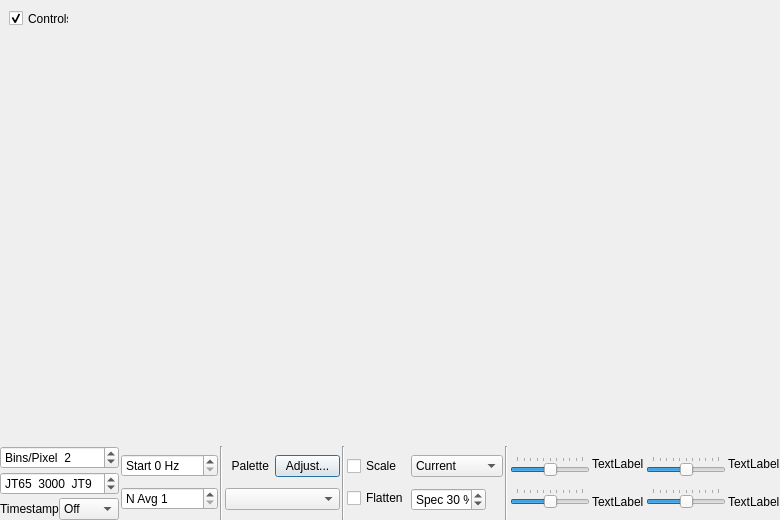
<?xml version="1.0" encoding="UTF-8"?>
<ui version="4.0">
 <class>WideGraph</class>
 <widget class="QDialog" name="WideGraph">
  <property name="geometry">
   <rect>
    <x>0</x>
    <y>0</y>
    <width>780</width>
    <height>520</height>
   </rect>
  </property>
  <property name="sizePolicy">
   <sizepolicy hsizetype="Minimum" vsizetype="Fixed">
    <horstretch>0</horstretch>
    <verstretch>0</verstretch>
   </sizepolicy>
  </property>
  <property name="windowTitle">
   <string>Dialog</string>
  </property>
  <layout class="QGridLayout" name="gridLayout_2">
   <property name="leftMargin">
    <number>0</number>
   </property>
   <property name="topMargin">
    <number>0</number>
   </property>
   <property name="rightMargin">
    <number>0</number>
   </property>
   <property name="bottomMargin">
    <number>0</number>
   </property>
   <property name="spacing">
    <number>1</number>
   </property>
   <item row="1" column="0">
    <widget class="CPlotter" name="widePlot">
     <property name="enabled">
      <bool>true</bool>
     </property>
     <property name="sizePolicy">
      <sizepolicy hsizetype="Expanding" vsizetype="Expanding">
       <horstretch>0</horstretch>
       <verstretch>0</verstretch>
      </sizepolicy>
     </property>
     <property name="minimumSize">
      <size>
       <width>200</width>
       <height>100</height>
      </size>
     </property>
     <property name="frameShape">
      <enum>QFrame::NoFrame</enum>
     </property>
     <property name="frameShadow">
      <enum>QFrame::Plain</enum>
     </property>
     <property name="lineWidth">
      <number>1</number>
     </property>
     <widget class="QCheckBox" name="cbControls">
      <property name="geometry">
       <rect>
        <x>9</x>
        <y>10</y>
        <width>60</width>
        <height>17</height>
       </rect>
      </property>
      <property name="maximumSize">
       <size>
        <width>65</width>
        <height>16777215</height>
       </size>
      </property>
      <property name="mouseTracking">
       <bool>true</bool>
      </property>
      <property name="text">
       <string>Controls</string>
      </property>
      <property name="checked">
       <bool>true</bool>
      </property>
     </widget>
    </widget>
   </item>
   <item row="2" column="0">
    <widget class="QWidget" name="controls_widget" native="true">
     <property name="sizePolicy">
      <sizepolicy hsizetype="Preferred" vsizetype="Fixed">
       <horstretch>0</horstretch>
       <verstretch>0</verstretch>
      </sizepolicy>
     </property>
     <layout class="QHBoxLayout" name="horizontalLayout" stretch="0,0,0,0,0,0,0,0,0,1,0,1,0,0">
      <property name="spacing">
       <number>2</number>
      </property>
      <property name="leftMargin">
       <number>0</number>
      </property>
      <property name="topMargin">
       <number>0</number>
      </property>
      <property name="rightMargin">
       <number>0</number>
      </property>
      <property name="bottomMargin">
       <number>0</number>
      </property>
      <item>
       <spacer name="horizontalSpacer_1">
        <property name="orientation">
         <enum>Qt::Horizontal</enum>
        </property>
        <property name="sizeHint" stdset="0">
         <size>
          <width>3</width>
          <height>20</height>
         </size>
        </property>
       </spacer>
      </item>
      <item>
       <layout class="QVBoxLayout" name="verticalLayout_1">
        <property name="spacing">
         <number>3</number>
        </property>
        <property name="sizeConstraint">
         <enum>QLayout::SetMaximumSize</enum>
        </property>
        <property name="leftMargin">
         <number>0</number>
        </property>
        <property name="rightMargin">
         <number>0</number>
        </property>
        <property name="bottomMargin">
         <number>0</number>
        </property>
        <item>
         <widget class="QSpinBox" name="bppSpinBox">
          <property name="minimumSize">
           <size>
            <width>100</width>
            <height>0</height>
           </size>
          </property>
          <property name="maximumSize">
           <size>
            <width>120</width>
            <height>16777215</height>
           </size>
          </property>
          <property name="toolTip">
           <string>Compression factor for frequency scale</string>
          </property>
          <property name="suffix">
           <string/>
          </property>
          <property name="prefix">
           <string>Bins/Pixel  </string>
          </property>
          <property name="minimum">
           <number>1</number>
          </property>
          <property name="maximum">
           <number>100</number>
          </property>
          <property name="singleStep">
           <number>1</number>
          </property>
          <property name="value">
           <number>2</number>
          </property>
         </widget>
        </item>
        <item>
         <widget class="QSpinBox" name="fSplitSpinBox">
          <property name="minimumSize">
           <size>
            <width>100</width>
            <height>0</height>
           </size>
          </property>
          <property name="maximumSize">
           <size>
            <width>120</width>
            <height>16777215</height>
           </size>
          </property>
          <property name="toolTip">
           <string>&lt;html&gt;&lt;head/&gt;&lt;body&gt;&lt;p&gt;Decode JT9 only above this frequency&lt;/p&gt;&lt;/body&gt;&lt;/html&gt;</string>
          </property>
          <property name="suffix">
           <string>  JT9</string>
          </property>
          <property name="prefix">
           <string>JT65  </string>
          </property>
          <property name="minimum">
           <number>0</number>
          </property>
          <property name="maximum">
           <number>5000</number>
          </property>
          <property name="singleStep">
           <number>100</number>
          </property>
          <property name="value">
           <number>3000</number>
          </property>
         </widget>
        </item>
        <item>
         <layout class="QHBoxLayout" name="horizontalLayout_2">
          <property name="spacing">
           <number>0</number>
          </property>
          <property name="topMargin">
           <number>0</number>
          </property>
          <property name="bottomMargin">
           <number>0</number>
          </property>
          <item>
           <widget class="QLabel" name="labTime">
            <property name="toolTip">
             <string>Position of timestamp above each interval line</string>
            </property>
            <property name="text">
             <string>Timestamp</string>
            </property>
           </widget>
          </item>
          <item>
           <widget class="QComboBox" name="timestampComboBox">
            <property name="toolTip">
             <string>Position of timestamp above each interval line</string>
            </property>
            <item>
             <property name="text">
              <string>Off</string>
             </property>
            </item>
            <item>
             <property name="text">
              <string>Left</string>
             </property>
            </item>
            <item>
             <property name="text">
              <string>Right</string>
             </property>
            </item>
           </widget>
          </item>
         </layout>
        </item>
       </layout>
      </item>
      <item>
       <layout class="QVBoxLayout" name="verticalLayout_2">
        <property name="leftMargin">
         <number>0</number>
        </property>
        <property name="rightMargin">
         <number>0</number>
        </property>
        <item>
         <widget class="QSpinBox" name="fStartSpinBox">
          <property name="minimumSize">
           <size>
            <width>90</width>
            <height>0</height>
           </size>
          </property>
          <property name="maximumSize">
           <size>
            <width>100</width>
            <height>16777215</height>
           </size>
          </property>
          <property name="toolTip">
           <string>&lt;html&gt;&lt;head/&gt;&lt;body&gt;&lt;p&gt;Frequency at left edge of waterfall&lt;/p&gt;&lt;/body&gt;&lt;/html&gt;</string>
          </property>
          <property name="suffix">
           <string> Hz</string>
          </property>
          <property name="prefix">
           <string>Start </string>
          </property>
          <property name="maximum">
           <number>4900</number>
          </property>
          <property name="singleStep">
           <number>100</number>
          </property>
         </widget>
        </item>
        <item>
         <widget class="QSpinBox" name="waterfallAvgSpinBox">
          <property name="minimumSize">
           <size>
            <width>90</width>
            <height>0</height>
           </size>
          </property>
          <property name="maximumSize">
           <size>
            <width>100</width>
            <height>16777215</height>
           </size>
          </property>
          <property name="toolTip">
           <string>Number of FFTs averaged (controls waterfall scrolling rate)</string>
          </property>
          <property name="prefix">
           <string>N Avg </string>
          </property>
          <property name="minimum">
           <number>1</number>
          </property>
          <property name="maximum">
           <number>50</number>
          </property>
         </widget>
        </item>
       </layout>
      </item>
      <item>
       <widget class="Line" name="line_1">
        <property name="lineWidth">
         <number>1</number>
        </property>
        <property name="midLineWidth">
         <number>0</number>
        </property>
        <property name="orientation">
         <enum>Qt::Vertical</enum>
        </property>
       </widget>
      </item>
      <item>
       <layout class="QVBoxLayout" name="verticalLayout_3">
        <property name="leftMargin">
         <number>0</number>
        </property>
        <property name="rightMargin">
         <number>0</number>
        </property>
        <item>
         <layout class="QHBoxLayout" name="horizontalLayout_1">
          <item>
           <widget class="QLabel" name="labPalette">
            <property name="text">
             <string>  Palette </string>
            </property>
            <property name="alignment">
             <set>Qt::AlignLeading|Qt::AlignLeft|Qt::AlignVCenter</set>
            </property>
           </widget>
          </item>
          <item>
           <widget class="QPushButton" name="adjust_palette_push_button">
            <property name="maximumSize">
             <size>
              <width>65</width>
              <height>16777215</height>
             </size>
            </property>
            <property name="toolTip">
             <string>&lt;html&gt;&lt;head/&gt;&lt;body&gt;&lt;p&gt;Enter definition for a new color palette.&lt;/p&gt;&lt;/body&gt;&lt;/html&gt;</string>
            </property>
            <property name="text">
             <string>Adjust...</string>
            </property>
           </widget>
          </item>
         </layout>
        </item>
        <item>
         <widget class="QComboBox" name="paletteComboBox">
          <property name="minimumSize">
           <size>
            <width>80</width>
            <height>0</height>
           </size>
          </property>
          <property name="maximumSize">
           <size>
            <width>125</width>
            <height>16777215</height>
           </size>
          </property>
          <property name="toolTip">
           <string>Select waterfall palette</string>
          </property>
         </widget>
        </item>
       </layout>
      </item>
      <item>
       <widget class="Line" name="line_2">
        <property name="lineWidth">
         <number>1</number>
        </property>
        <property name="midLineWidth">
         <number>0</number>
        </property>
        <property name="orientation">
         <enum>Qt::Vertical</enum>
        </property>
       </widget>
      </item>
      <item>
       <layout class="QVBoxLayout" name="verticalLayout_4">
        <property name="leftMargin">
         <number>0</number>
        </property>
        <property name="rightMargin">
         <number>0</number>
        </property>
        <item>
         <widget class="QCheckBox" name="cbScale">
          <property name="toolTip">
           <string>&lt;html&gt;&lt;head/&gt;&lt;body&gt;&lt;p&gt;Scale spectrum by median value.&lt;/p&gt;&lt;/body&gt;&lt;/html&gt;</string>
          </property>
          <property name="text">
           <string>Scale</string>
          </property>
          <property name="checked">
           <bool>false</bool>
          </property>
         </widget>
        </item>
        <item>
         <widget class="QCheckBox" name="cbFlatten">
          <property name="toolTip">
           <string>&lt;html&gt;&lt;head/&gt;&lt;body&gt;&lt;p&gt;Flatten spectral baseline over the full displayed interval.&lt;/p&gt;&lt;/body&gt;&lt;/html&gt;</string>
          </property>
          <property name="text">
           <string>Flatten</string>
          </property>
         </widget>
        </item>
       </layout>
      </item>
      <item>
       <layout class="QVBoxLayout" name="verticalLayout_5">
        <property name="leftMargin">
         <number>0</number>
        </property>
        <property name="rightMargin">
         <number>0</number>
        </property>
        <item>
         <widget class="QComboBox" name="spec2dComboBox">
          <property name="toolTip">
           <string>&lt;html&gt;&lt;head/&gt;&lt;body&gt;&lt;p&gt;Select data for spectral display&lt;/p&gt;&lt;/body&gt;&lt;/html&gt;</string>
          </property>
          <property name="currentIndex">
           <number>0</number>
          </property>
          <item>
           <property name="text">
            <string>Current</string>
           </property>
          </item>
          <item>
           <property name="text">
            <string>Cumulative</string>
           </property>
          </item>
         </widget>
        </item>
        <item>
         <widget class="QSpinBox" name="sbPercent2dPlot">
          <property name="minimumSize">
           <size>
            <width>75</width>
            <height>0</height>
           </size>
          </property>
          <property name="maximumSize">
           <size>
            <width>75</width>
            <height>16777215</height>
           </size>
          </property>
          <property name="toolTip">
           <string>&lt;html&gt;&lt;head/&gt;&lt;body&gt;&lt;p&gt;Set fractional size of spectrum in this window.&lt;/p&gt;&lt;/body&gt;&lt;/html&gt;</string>
          </property>
          <property name="alignment">
           <set>Qt::AlignCenter</set>
          </property>
          <property name="suffix">
           <string> %</string>
          </property>
          <property name="prefix">
           <string>Spec </string>
          </property>
          <property name="maximum">
           <number>100</number>
          </property>
          <property name="singleStep">
           <number>5</number>
          </property>
          <property name="value">
           <number>30</number>
          </property>
         </widget>
        </item>
       </layout>
      </item>
      <item>
       <widget class="Line" name="line_3">
        <property name="orientation">
         <enum>Qt::Vertical</enum>
        </property>
       </widget>
      </item>
      <item>
       <layout class="QVBoxLayout" name="verticalLayout_6">
        <property name="leftMargin">
         <number>0</number>
        </property>
        <property name="rightMargin">
         <number>0</number>
        </property>
        <item>
         <widget class="QSlider" name="gainSlider">
          <property name="sizePolicy">
           <sizepolicy hsizetype="Preferred" vsizetype="Fixed">
            <horstretch>1</horstretch>
            <verstretch>0</verstretch>
           </sizepolicy>
          </property>
          <property name="minimumSize">
           <size>
            <width>80</width>
            <height>0</height>
           </size>
          </property>
          <property name="maximumSize">
           <size>
            <width>160</width>
            <height>16777215</height>
           </size>
          </property>
          <property name="toolTip">
           <string>Waterfall gain</string>
          </property>
          <property name="minimum">
           <number>-50</number>
          </property>
          <property name="maximum">
           <number>50</number>
          </property>
          <property name="orientation">
           <enum>Qt::Horizontal</enum>
          </property>
          <property name="tickPosition">
           <enum>QSlider::TicksAbove</enum>
          </property>
         </widget>
        </item>
        <item>
         <widget class="QSlider" name="gain2dSlider">
          <property name="sizePolicy">
           <sizepolicy hsizetype="Preferred" vsizetype="Fixed">
            <horstretch>1</horstretch>
            <verstretch>0</verstretch>
           </sizepolicy>
          </property>
          <property name="minimumSize">
           <size>
            <width>80</width>
            <height>0</height>
           </size>
          </property>
          <property name="maximumSize">
           <size>
            <width>160</width>
            <height>16777215</height>
           </size>
          </property>
          <property name="toolTip">
           <string>Spectrum gain</string>
          </property>
          <property name="minimum">
           <number>-50</number>
          </property>
          <property name="maximum">
           <number>50</number>
          </property>
          <property name="orientation">
           <enum>Qt::Horizontal</enum>
          </property>
          <property name="tickPosition">
           <enum>QSlider::TicksAbove</enum>
          </property>
         </widget>
        </item>
       </layout>
      </item>
      <item>
       <layout class="QVBoxLayout" name="verticalLayout">
        <item>
         <widget class="QLabel" name="gainWFLabel">
          <property name="text">
           <string>TextLabel</string>
          </property>
         </widget>
        </item>
        <item>
         <widget class="QLabel" name="gainSpecLabel">
          <property name="text">
           <string>TextLabel</string>
          </property>
         </widget>
        </item>
       </layout>
      </item>
      <item>
       <layout class="QVBoxLayout" name="verticalLayout_7">
        <property name="leftMargin">
         <number>0</number>
        </property>
        <property name="rightMargin">
         <number>0</number>
        </property>
        <item>
         <widget class="QSlider" name="zeroSlider">
          <property name="sizePolicy">
           <sizepolicy hsizetype="Preferred" vsizetype="Fixed">
            <horstretch>1</horstretch>
            <verstretch>0</verstretch>
           </sizepolicy>
          </property>
          <property name="minimumSize">
           <size>
            <width>80</width>
            <height>0</height>
           </size>
          </property>
          <property name="maximumSize">
           <size>
            <width>160</width>
            <height>16777215</height>
           </size>
          </property>
          <property name="toolTip">
           <string>Waterfall zero</string>
          </property>
          <property name="minimum">
           <number>-50</number>
          </property>
          <property name="maximum">
           <number>50</number>
          </property>
          <property name="orientation">
           <enum>Qt::Horizontal</enum>
          </property>
          <property name="tickPosition">
           <enum>QSlider::TicksAbove</enum>
          </property>
         </widget>
        </item>
        <item>
         <widget class="QSlider" name="zero2dSlider">
          <property name="sizePolicy">
           <sizepolicy hsizetype="Preferred" vsizetype="Fixed">
            <horstretch>1</horstretch>
            <verstretch>0</verstretch>
           </sizepolicy>
          </property>
          <property name="minimumSize">
           <size>
            <width>80</width>
            <height>0</height>
           </size>
          </property>
          <property name="maximumSize">
           <size>
            <width>160</width>
            <height>16777215</height>
           </size>
          </property>
          <property name="toolTip">
           <string>Spectrum zero</string>
          </property>
          <property name="minimum">
           <number>-50</number>
          </property>
          <property name="maximum">
           <number>50</number>
          </property>
          <property name="orientation">
           <enum>Qt::Horizontal</enum>
          </property>
          <property name="tickPosition">
           <enum>QSlider::TicksAbove</enum>
          </property>
         </widget>
        </item>
       </layout>
      </item>
      <item>
       <layout class="QVBoxLayout" name="verticalLayout_8">
        <item>
         <widget class="QLabel" name="zeroWFLabel">
          <property name="text">
           <string>TextLabel</string>
          </property>
         </widget>
        </item>
        <item>
         <widget class="QLabel" name="zeroSpecLabel">
          <property name="text">
           <string>TextLabel</string>
          </property>
         </widget>
        </item>
       </layout>
      </item>
      <item>
       <spacer name="horizontalSpacer_2">
        <property name="orientation">
         <enum>Qt::Horizontal</enum>
        </property>
        <property name="sizeHint" stdset="0">
         <size>
          <width>3</width>
          <height>20</height>
         </size>
        </property>
       </spacer>
      </item>
     </layout>
    </widget>
   </item>
  </layout>
 </widget>
 <customwidgets>
  <customwidget>
   <class>CPlotter</class>
   <extends>QFrame</extends>
   <header>plotter.h</header>
   <container>1</container>
  </customwidget>
 </customwidgets>
 <resources/>
 <connections/>
</ui>
